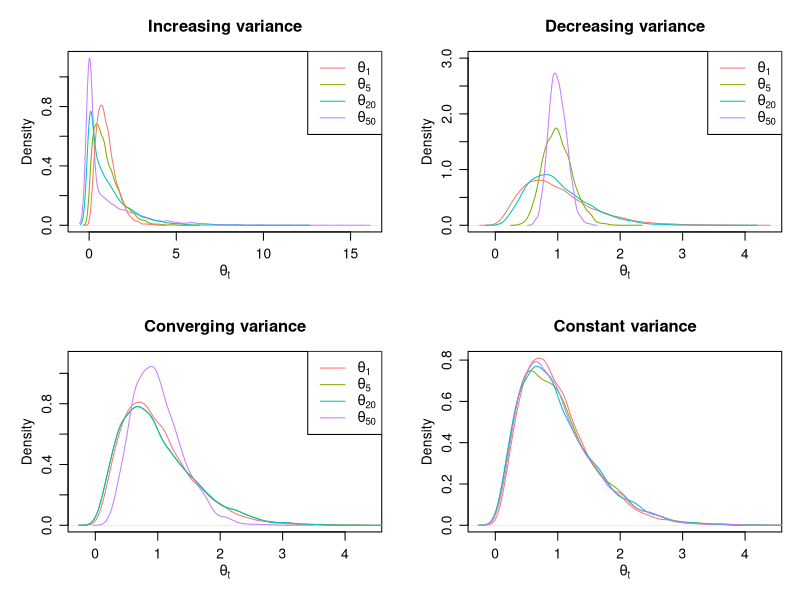
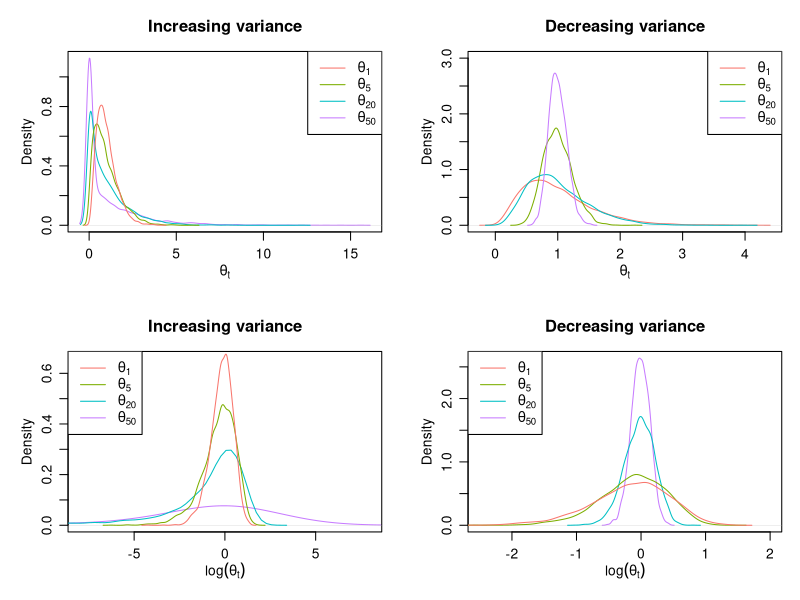
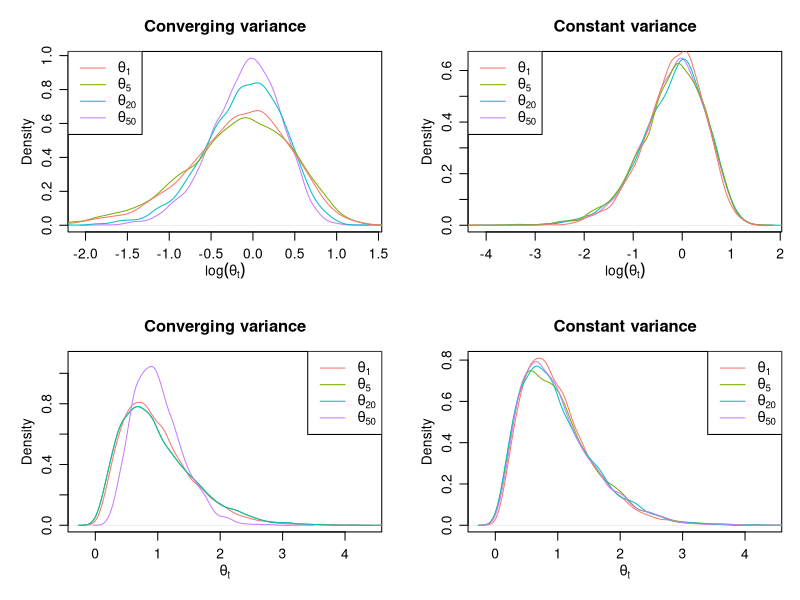
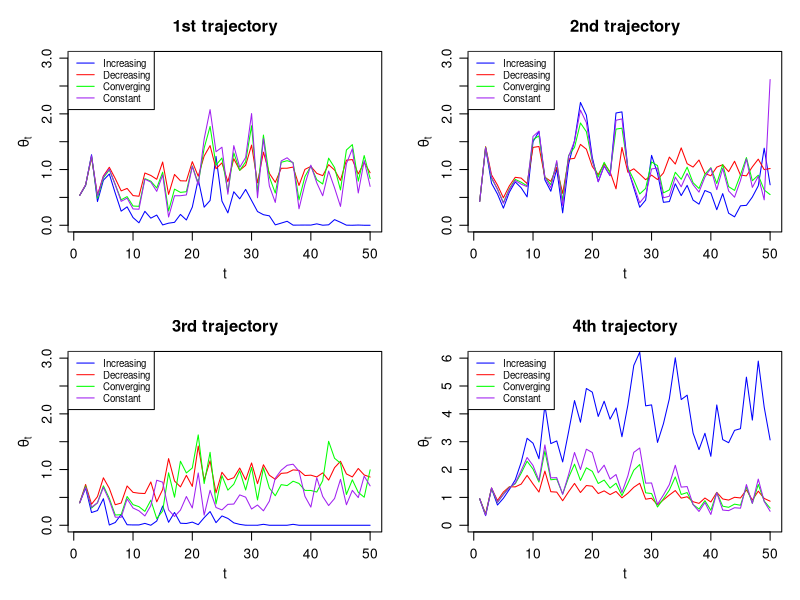
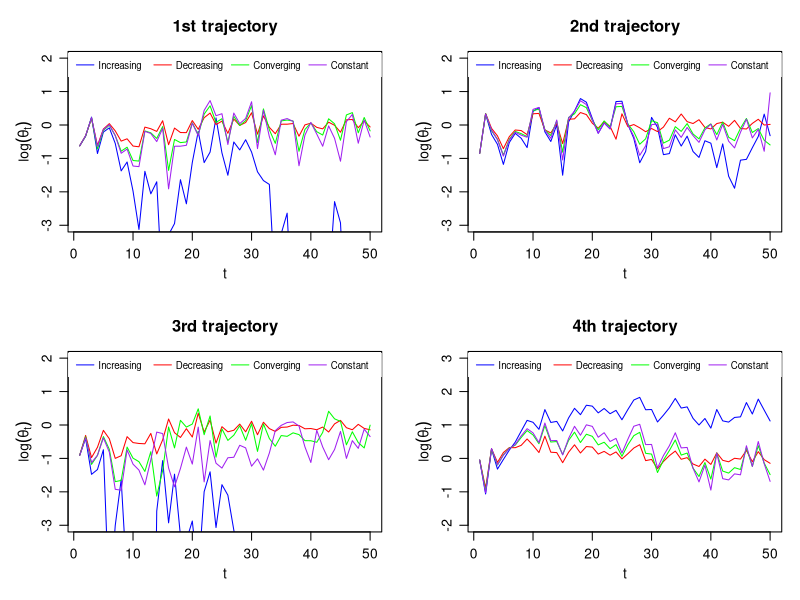
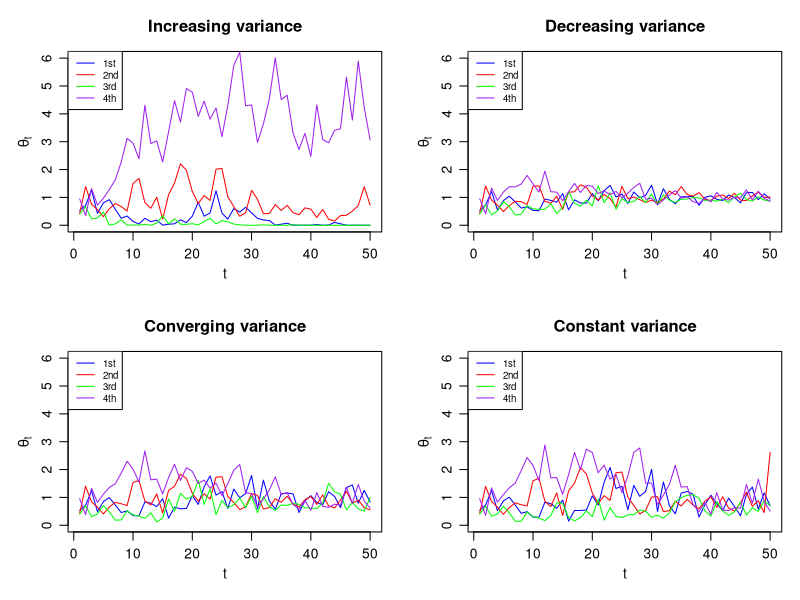

The R script that drew these images, in order:
T = 50
R = 5000

par(mfrow=c(2,2), mar=c(4.1, 4.1, 3.1, 1.1), 
    oma=c(0,0,0,0), mgp=c(2,0.8,0))

ggcol <- function(n) {
  hues = seq(15, 375, length = n + 1)
  hcl(h = hues, l = 65, c = 100)[1:n] }


#### Increasing variance ####

theta_inc <- matrix(rep(NA, R*T), nrow=R)
y_inc     <- matrix(rep(NA, R*T), nrow=R)

lambda = 1
qs     = 0.8
qss    = 0.8

for (j in 1:R) {
  set.seed(j)
  alpha = 3
  beta  = 3
  
for (t in 1:T) {
  theta_inc[j,t] <- rgamma(1, shape=alpha, rate=beta) 
      y_inc[j,t] <- rpois( 1, lambda*theta_inc[j,t])
           alpha <- qs *alpha + beta*(qss-qs) + y_inc[j,t]
           beta  <- qss*beta  + lambda
}}

plot( density(theta_inc[,50]), col=ggcol(4)[4],
      main = "Increasing variance", xlab = bquote(theta[t]))
lines(density(theta_inc[,20]), col=ggcol(4)[3])
lines(density(theta_inc[,5 ]), col=ggcol(4)[2])
lines(density(theta_inc[,1 ]), col=ggcol(4)[1])

legend("topright",
       legend=c(bquote(theta[1 ]), bquote(theta[5 ]),
                bquote(theta[20]), bquote(theta[50])),
       col=ggcol(4), lty=1, cex=1)


#### Decreasing variance ####

theta_dec <- matrix(rep(NA, R*T), nrow=R)
y_dec     <- matrix(rep(NA, R*T), nrow=R)

lambda = 1
qs     = 0.8
qss    = 1

for (j in 1:R) {
  set.seed(j)
  alpha = 3
  beta  = 3
  
  for (t in 1:T) {
    theta_dec[j,t] <- rgamma(1, shape=alpha, rate=beta) 
    y_dec[j,t] <- rpois( 1, lambda*theta_dec[j,t])
    alpha <- qs *alpha + beta*(qss-qs) + y_dec[j,t]
    beta  <- qss*beta  + lambda
  }}

plot( density(theta_dec[,1 ]), col=ggcol(4)[1], ylim = c(0,3),
      main = "Decreasing variance", xlab = bquote(theta[t]))
lines(density(theta_dec[,20]), col=ggcol(4)[2])
lines(density(theta_dec[,5 ]), col=ggcol(4)[3])
lines(density(theta_dec[,50]), col=ggcol(4)[4])



legend("topright",
       legend=c(bquote(theta[1 ]), bquote(theta[5 ]),
                bquote(theta[20]), bquote(theta[50])),
       col=ggcol(4), lty=1, cex=1)



#### Converging variance ####
theta_conv <- matrix(rep(NA, R*T), nrow=R)
y_conv     <- matrix(rep(NA, R*T), nrow=R)

lambda = 1
qs     = 0.8
qss    = 0.9

for (j in 1:R) {
  set.seed(j)
  alpha = 3
  beta  = 3
  
  for (t in 1:T) {
    theta_conv[j,t] <- rgamma(1, shape=alpha, rate=beta) 
    y_conv[j,t] <- rpois( 1, lambda*theta_conv[j,t])
    alpha <- qs *alpha + beta*(qss-qs) + y_conv[j,t]
    beta  <- qss*beta  + lambda
  }}

plot( density(theta_conv[,1 ]), col=ggcol(4)[1],
      main = "Converging variance", xlab = bquote(theta[t]),
      ylim = c(0,1.1))
lines(density(theta_conv[,5 ]), col=ggcol(4)[2])
lines(density(theta_conv[,5 ]), col=ggcol(4)[3])
lines(density(theta_conv[,50]), col=ggcol(4)[4])



legend("topright",
       legend=c(bquote(theta[1 ]), bquote(theta[5 ]),
                bquote(theta[20]), bquote(theta[50])),
       col=ggcol(4), lty=1, cex=1)



#### Constant variance ####

theta_const <- matrix(rep(NA, R*T), nrow=R)
y_const     <- matrix(rep(NA, R*T), nrow=R)

lambda = 1
qs     = 1
qss    = 1

for (j in 1:R) {
  set.seed(j)
  alpha = 3
  beta  = 3
  
  for (t in 1:T) {
    theta_const[j,t] <- rgamma(1, shape=alpha, rate=beta) 
    y_const[j,t] <- rpois( 1, lambda*theta_const[j,t])
    alpha <- qs *alpha + beta*(qss-qs) + y_const[j,t]
    beta  <- qss*beta  + lambda
    qs    <- 0.9*qss
    qss   <- 3/(3*0.81 + beta*0.19)
  }}

plot( density(theta_const[,1 ]), col=ggcol(4)[1],
      main = "Constant variance", xlab = bquote(theta[t]))
lines(density(theta_const[,20]), col=ggcol(4)[2])
lines(density(theta_const[,5 ]), col=ggcol(4)[3])
lines(density(theta_const[,50]), col=ggcol(4)[4])


T = 50
R = 5000

par(mfrow=c(2,2), mar=c(4.1, 4.1, 3.1, 1.1), 
    oma=c(0,0,0,0), mgp=c(2,0.8,0))

ggcol <- function(n) {
  hues = seq(15, 375, length = n + 1)
  hcl(h = hues, l = 65, c = 100)[1:n] }


#### Increasing variance ####

theta_inc <- matrix(rep(NA, R*T), nrow=R)
y_inc     <- matrix(rep(NA, R*T), nrow=R)

lambda = 1
qs     = 0.8
qss    = 0.8

for (j in 1:R) {
  set.seed(j)
  alpha = 3
  beta  = 3
  
  for (t in 1:T) {
    theta_inc[j,t] <- rgamma(1, shape=alpha, rate=beta) 
    y_inc[j,t] <- rpois( 1, lambda*theta_inc[j,t])
    alpha <- qs *alpha + beta*(qss-qs) + y_inc[j,t]
    beta  <- qss*beta  + lambda
  }}

plot( density(theta_inc[,50]), col=ggcol(4)[4],
      main = "Increasing variance", xlab = bquote(theta[t]))
lines(density(theta_inc[,20]), col=ggcol(4)[3])
lines(density(theta_inc[,5 ]), col=ggcol(4)[2])
lines(density(theta_inc[,1 ]), col=ggcol(4)[1])

legend("topright",
       legend=c(bquote(theta[1 ]), bquote(theta[5 ]),
                bquote(theta[20]), bquote(theta[50])),
       col=ggcol(4), lty=1, cex=1)


#### Decreasing variance ####

theta_dec <- matrix(rep(NA, R*T), nrow=R)
y_dec     <- matrix(rep(NA, R*T), nrow=R)

lambda = 1
qs     = 0.8
qss    = 1

for (j in 1:R) {
  set.seed(j)
  alpha = 3
  beta  = 3
  
  for (t in 1:T) {
    theta_dec[j,t] <- rgamma(1, shape=alpha, rate=beta) 
    y_dec[j,t] <- rpois( 1, lambda*theta_dec[j,t])
    alpha <- qs *alpha + beta*(qss-qs) + y_dec[j,t]
    beta  <- qss*beta  + lambda
  }}

plot( density(theta_dec[,1 ]), col=ggcol(4)[1], ylim = c(0,3),
      main = "Decreasing variance", xlab = bquote(theta[t]))
lines(density(theta_dec[,20]), col=ggcol(4)[2])
lines(density(theta_dec[,5 ]), col=ggcol(4)[3])
lines(density(theta_dec[,50]), col=ggcol(4)[4])



legend("topright",
       legend=c(bquote(theta[1 ]), bquote(theta[5 ]),
                bquote(theta[20]), bquote(theta[50])),
       col=ggcol(4), lty=1, cex=1)

####

plot( density(log(theta_inc[,50]+1e-16)), col=ggcol(4)[4],
      main = "Increasing variance", xlab = bquote(log(theta[t])),
      xlim=c(-8, 8), ylim=c(0, 0.66))
lines(density(log(theta_inc[,20])), col=ggcol(4)[3])
lines(density(log(theta_inc[,5 ])), col=ggcol(4)[2])
lines(density(log(theta_inc[,1 ])), col=ggcol(4)[1])

legend("topleft",
       legend=c(bquote(theta[1 ]), bquote(theta[5 ]),
                bquote(theta[20]), bquote(theta[50])),
       col=ggcol(4), lty=1, cex=1)

plot( density(log(theta_dec[,50])), col=ggcol(4)[4],
      main = "Decreasing variance", xlab = bquote(log(theta[t])),
      xlim=c(-2.5,2))
lines(density(log(theta_dec[,20])), col=ggcol(4)[3])
lines(density(log(theta_dec[,5 ])), col=ggcol(4)[2])
lines(density(log(theta_dec[,1 ])), col=ggcol(4)[1])

legend("topleft",
       legend=c(bquote(theta[1 ]), bquote(theta[5 ]),
                bquote(theta[20]), bquote(theta[50])),
       col=ggcol(4), lty=1, cex=1)

plot( density(log(theta_conv[,50])), col=ggcol(4)[4],
      main = "Converging variance", xlab = bquote(log(theta[t])))
lines(density(log(theta_conv[,20])), col=ggcol(4)[3])
lines(density(log(theta_conv[,5 ])), col=ggcol(4)[2])
lines(density(log(theta_conv[,1 ])), col=ggcol(4)[1])

legend("topleft",
       legend=c(bquote(theta[1 ]), bquote(theta[5 ]),
                bquote(theta[20]), bquote(theta[50])),
       col=ggcol(4), lty=1, cex=1)


plot( density(log(theta_const[,50])), col=ggcol(4)[4],
      main = "Constant variance", xlab = bquote(log(theta[t])))
lines(density(log(theta_const[,20])), col=ggcol(4)[3])
lines(density(log(theta_const[,5 ])), col=ggcol(4)[2])
lines(density(log(theta_const[,1 ])), col=ggcol(4)[1])

legend("topleft",
       legend=c(bquote(theta[1 ]), bquote(theta[5 ]),
                bquote(theta[20]), bquote(theta[50])),
       col=ggcol(4), lty=1, cex=1)

plot( density(theta_conv[,1 ]), col=ggcol(4)[1],
      main = "Converging variance", xlab = bquote(theta[t]),
      ylim = c(0,1.1))
lines(density(theta_conv[,5 ]), col=ggcol(4)[2])
lines(density(theta_conv[,5 ]), col=ggcol(4)[3])
lines(density(theta_conv[,50]), col=ggcol(4)[4])



legend("topright",
       legend=c(bquote(theta[1 ]), bquote(theta[5 ]),
                bquote(theta[20]), bquote(theta[50])),
       col=ggcol(4), lty=1, cex=1)

plot( density(theta_const[,1 ]), col=ggcol(4)[1],
      main = "Constant variance", xlab = bquote(theta[t]))
lines(density(theta_const[,20]), col=ggcol(4)[2])
lines(density(theta_const[,5 ]), col=ggcol(4)[3])
lines(density(theta_const[,50]), col=ggcol(4)[4])



legend("topright",
       legend=c(bquote(theta[1 ]), bquote(theta[5 ]),
                bquote(theta[20]), bquote(theta[50])),
       col=ggcol(4), lty=1, cex=1)


varss <- rep(NA, T)
for (i in 1:T) {
  varss[i] <- var(theta_const[,i])
}


plot( 1:50, theta_inc[  1,1:50], col="blue", ylim=c(0, 3),
      main = "1st trajectory", ylab = bquote(theta[t]), type='l', xlab=bquote(t))
lines(1:50, theta_dec[  1,1:50], col="red")
lines(1:50, theta_conv[ 1,1:50], col="green")
lines(1:50, theta_const[1,1:50], col="purple")

legend("topleft",
       legend=c("Increasing", "Decreasing",
                "Converging", "Constant"),
       col=c("blue", "red", "green", "purple"), lty=1, cex=0.7)



plot( 1:50, theta_inc[  2,1:50], col="blue", ylim=c(0, 3),
      main = "2nd trajectory", ylab = bquote(theta[t]), type='l', xlab=bquote(t))
lines(1:50, theta_dec[  2,1:50], col="red")
lines(1:50, theta_conv[ 2,1:50], col="green")
lines(1:50, theta_const[2,1:50], col="purple")

legend("topleft",
       legend=c("Increasing", "Decreasing",
                "Converging", "Constant"),
       col=c("blue", "red", "green", "purple"), lty=1, cex=0.7)


plot( 1:50, theta_inc[  3,1:50], col="blue", ylim=c(0, 3),
      main = "3rd trajectory", ylab = bquote(theta[t]), type='l', xlab=bquote(t))
lines(1:50, theta_dec[  3,1:50], col="red")
lines(1:50, theta_conv[ 3,1:50], col="green")
lines(1:50, theta_const[3,1:50], col="purple")

legend("topleft",
       legend=c("Increasing", "Decreasing",
                "Converging", "Constant"),
           col=c("blue", "red", "green", "purple"), lty=1, cex=0.7)

plot( 1:50, theta_inc[  4,1:50], col="blue", ylim=c(0, 6),
      main = "4th trajectory", ylab = bquote(theta[t]), type='l', xlab=bquote(t))
lines(1:50, theta_dec[  4,1:50], col="red")
lines(1:50, theta_conv[ 4,1:50], col="green")
lines(1:50, theta_const[4,1:50], col="purple")

legend("topleft",
       legend=c("Increasing", "Decreasing",
                "Converging", "Constant"),
       col=c("blue", "red", "green", "purple"), lty=1, cex=0.7)


plot( 1:50, log(theta_inc[  1,1:50]), col="blue", ylim = c(-3,2),
      main = "1st trajectory", ylab = bquote(log(theta[t])), type='l', xlab=bquote(t))
lines(1:50, log(theta_dec[  1,1:50]), col="red")
lines(1:50, log(theta_conv[ 1,1:50]), col="green")
lines(1:50, log(theta_const[1,1:50]), col="purple")

legend("top",
       legend=c("Increasing", "Decreasing",
                "Converging", "Constant"),
       col=c("blue", "red", "green", "purple"), lty=1, seg.len = 2,
       inset=0.01, cex=0.7, horiz=TRUE,
       box.lty=0, x.intersp = 0.5, xjust=0.5)

plot( 1:50, log(theta_inc[  2,1:50]), col="blue", ylim = c(-3,2),
      main = "2nd trajectory", ylab = bquote(log(theta[t])), type='l', xlab=bquote(t))
lines(1:50, log(theta_dec[  2,1:50]), col="red")
lines(1:50, log(theta_conv[ 2,1:50]), col="green")
lines(1:50, log(theta_const[2,1:50]), col="purple")

legend("top",
       legend=c("Increasing", "Decreasing",
                "Converging", "Constant"),
       col=c("blue", "red", "green", "purple"), lty=1, seg.len = 2,
       inset=0.01, cex=0.7, horiz=TRUE,
       box.lty=0, x.intersp = 0.5, xjust=0.5)


plot( 1:50, log(theta_inc[  3,1:50]), col="blue", ylim = c(-3,2),
      main = "3rd trajectory", ylab = bquote(log(theta[t])), type='l', xlab=bquote(t))
lines(1:50, log(theta_dec[  3,1:50]), col="red")
lines(1:50, log(theta_conv[ 3,1:50]), col="green")
lines(1:50, log(theta_const[3,1:50]), col="purple")

legend("top",
       legend=c("Increasing", "Decreasing",
                "Converging", "Constant"),
       col=c("blue", "red", "green", "purple"), lty=1, seg.len = 2,
       inset=0.01, cex=0.7, horiz=TRUE,
       box.lty=0, x.intersp = 0.5, xjust=0.5)

plot( 1:50, log(theta_inc[  4,1:50]), col="blue", ylim = c(-2,3),
      main = "4th trajectory", ylab = bquote(log(theta[t])), type='l', xlab=bquote(t))
lines(1:50, log(theta_dec[  4,1:50]), col="red")
lines(1:50, log(theta_conv[ 4,1:50]), col="green")
lines(1:50, log(theta_const[4,1:50]), col="purple")

legend("top",
       legend=c("Increasing", "Decreasing",
                "Converging", "Constant"),
       col=c("blue", "red", "green", "purple"), lty=1, seg.len = 2,
       inset=0.01, cex=0.7, horiz=TRUE,
       box.lty=0, x.intersp = 0.5, xjust=0.5)







plot( 1:50, theta_inc[  1,1:50], col="blue", ylim=c(0, 6),
      main = "Increasing variance", ylab = bquote(theta[t]), type='l', xlab=bquote(t))
lines(1:50, theta_inc[  2,1:50], col="red")
lines(1:50, theta_inc[ 3,1:50], col="green")
lines(1:50, theta_inc[4,1:50], col="purple")

legend("topleft",
       legend=c("1st", "2nd",
                "3rd", "4th"),
       col=c("blue", "red", "green", "purple"), lty=1, cex=0.7)



plot( 1:50, theta_dec[ 1,1:50], col="blue", ylim=c(0, 6),
      main = "Decreasing variance", ylab = bquote(theta[t]), type='l', xlab=bquote(t))
lines(1:50, theta_dec[ 2,1:50], col="red")
lines(1:50, theta_dec[ 3,1:50], col="green")
lines(1:50, theta_dec[ 4,1:50], col="purple")
legend("topleft",
       legend=c("1st", "2nd",
                "3rd", "4th"),
       col=c("blue", "red", "green", "purple"), lty=1, cex=0.7)


plot( 1:50, theta_conv[ 1,1:50], col="blue", ylim=c(0, 6),
      main = "Converging variance", ylab = bquote(theta[t]), type='l', xlab=bquote(t))
lines(1:50, theta_conv[ 2,1:50], col="red")
lines(1:50, theta_conv[ 3,1:50], col="green")
lines(1:50, theta_conv[ 4,1:50], col="purple")

legend("topleft",
       legend=c("1st", "2nd",
                "3rd", "4th"),
       col=c("blue", "red", "green", "purple"), lty=1, cex=0.7)

plot( 1:50, theta_const[ 1,1:50], col="blue", ylim=c(0, 6),
      main = "Constant variance", ylab = bquote(theta[t]), type='l', xlab=bquote(t))
lines(1:50, theta_const[ 2,1:50], col="red")
lines(1:50, theta_const[ 3,1:50], col="green")
lines(1:50, theta_const[ 4,1:50], col="purple")
legend("topleft",
       legend=c("1st", "2nd",
                "3rd", "4th"),
       col=c("blue", "red", "green", "purple"), lty=1, cex=0.7)